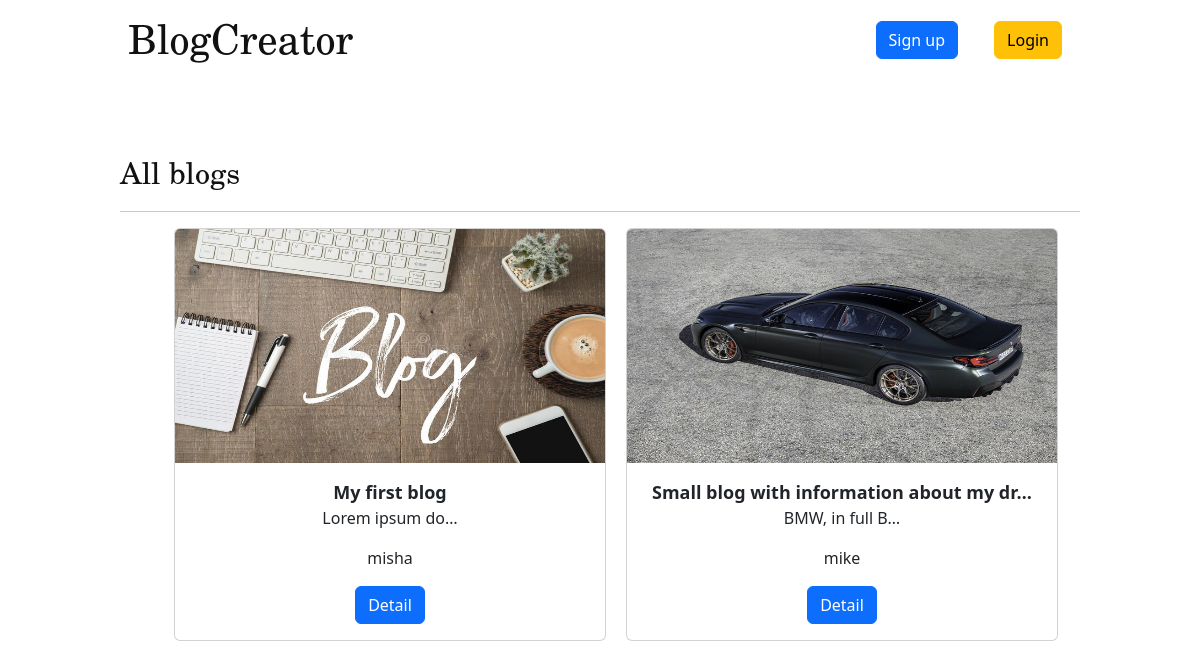
The page / on the database its author committed.
### blog/models.py (models this page shows)
class Blog(models.Model):
    title = models.CharField(max_length=100)
    content = models.TextField(blank=True)
    blog_photo = models.ImageField(upload_to='photos/')
    time_create = models.DateTimeField(auto_now_add=True)
    comment = models.ForeignKey(Comments, on_delete=models.CASCADE, null=True, related_name='comment')
    user = models.ForeignKey(User, on_delete=models.CASCADE, null=True)
    def get_absolute_url(self):
        return reverse('blog_detail', kwargs={'blog_id': self.pk})

### blog/views.py (the view)
# urls.py: path('', Index.as_view(), name='home'),
class Index(ListView):
    paginate_by = 2
    model = Blog
    template_name = 'blog/index.html'
    context_object_name = 'blogs'
    def get_context_data(self, *, object_list=None, **kwargs):
        context = super().get_context_data(**kwargs)
        context['title'] = 'Main page'
        paginator = Paginator(Blog.objects.all(), 3)
        return context

### blog/templates/blog/index.html (shortened to what this page needs)
{% extends 'blog/base.html' %}
{% block content %}
    <div class="content">
        <span>All blogs</span>
        <hr>
            <ul>
                {% for x in blogs %}
                    <li>
                        <div class="card text-center" style="width: 27rem; margin: 0 auto;">
                            <img src="{{ x.blog_photo.url }}" class="card-img-top" alt="..." style="width: 100%; height: 234px;">
                            <div class="card-body">
                                <span class="card-title" style="font-size: 18px;"><b>{{ x.title|truncatechars:40 }}</b></span>
                                <p class="card-text">{{ x.content|truncatechars:15}}</p>
                                <p class="card-text">{{ x.user }}</p>
                                <a href="{{ x.get_absolute_url }}" class="btn btn-primary">Detail</a>
                            </div>
                        </div>
                    </li>
                {% endfor %}
            </ul>
    </div>
{% endblock %}

### blog/templates/blog/base.html (shortened to what this page needs)
{% load static %}
<!DOCTYPE html>
<html lang="en">
<head>
    <link href="https://cdn.jsdelivr.net/npm/bootstrap@5.2.1/dist/css/bootstrap.min.css" rel="stylesheet">
    <link rel="stylesheet" href="{% static 'blog/main.css' %}">
</head>
<body>
{% block header %}
    <header>
        <div class="menu">
            <span><a href="{% url 'home' %}">BlogCreator</a></span>
        </div>
        {% if request.user.is_authenticated %}
            <ul>
                <li><a href="{% url 'create_blog' %}">Create blog</a></li>
                <li><a href="{% url 'personal_blogs' %}">Your blogs</a></li>
                <li><a href="{% url 'home' %}" class="btn btn-primary">{{ user.username}}</a></li>
                <li><a href="{% url 'logout' %}" class="btn btn-warning">Logout</a></li>
            </ul>
        {% else %}
            <ul>
                <li><a href="{% url 'sign_up_user' %}" class="btn btn-primary">Sign up</a></li>
                <li><a href="{% url 'login_user' %}" class="btn btn-warning">Login</a></li>
            </ul>
        {% endif%}
    </header>
{% endblock %}
{% block content %}{% endblock %}
</body>
</html>

### blog/static/blog/main.css (style rules this page uses)
header { width: 80%; margin: 0 auto; height: 150px; }
.menu > span > a { font-family: New Century Schoolbook, TeX Gyre Schola, serif; font-size: 40px; float: left; color: #111111; text-decoration: none; padding: 8px; }
header > ul { display: flex; justify-content: flex-end; }
header > ul > li { padding: 18px; list-style: none; line-height: 40px; }
header > ul > li > a { text-decoration: none; color: #111111; font-family: New Century Schoolbook, TeX Gyre Schola, serif; font-size: 20px; }
.content { width: 80%; margin: 0 auto; height: 500px; }
.content > span { font-size: 30px; color: #111111; font-family: New Century Schoolbook, TeX Gyre Schola, serif; }
.content > ul { display: flex; justify-content: center; }
.content > ul > li { display: inline-block; list-slyle: none; padding-left: 10px; padding-right: 10px; }

### rows shown on the page
Blog: blog_photo (picture), title "My first blog", content "Lorem ipsum do…", user "misha"
Blog: blog_photo (picture), title "Small blog with information about my dr…", content "BMW, in full B…", user "mike"
